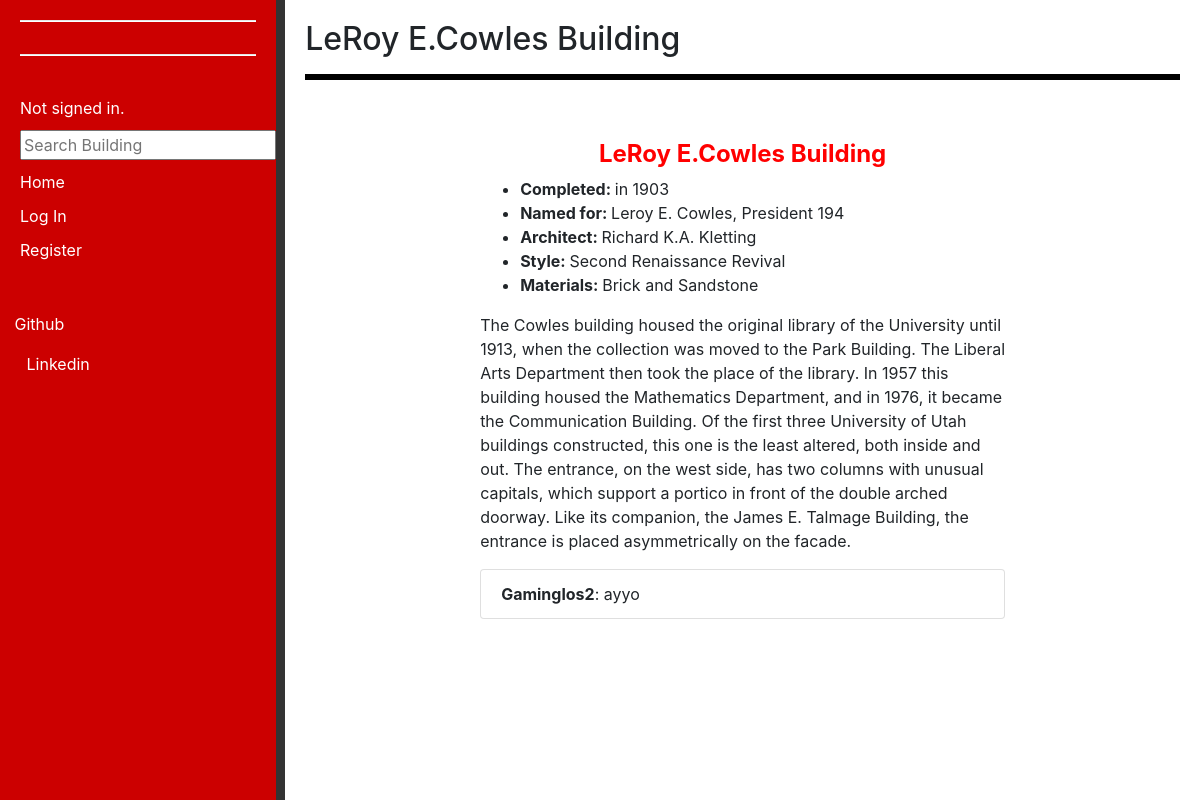
/listing/1, run on the app's committed database.
### encyclopedia/models.py (models this page shows, shortened)
class Listing(models.Model):
    title = models.CharField(max_length=100)
    description = models.CharField(max_length=100000)
    imageUrl = models.CharField(max_length=1000)
    Completed = models.CharField(max_length=30 ,null=True)
    NameFor = models.CharField(max_length=50, null=True)
    Architect = models.CharField(max_length=50, null=True)
    Style = models.CharField(max_length=50, null=True)
    Materials = models.CharField(max_length=50, null=True)
    Location = models.CharField(max_length=100, null=True)
    Address = models.CharField(max_length=500, null=True)
    Phone = models.CharField(max_length=20, null=True)
    isActive = models.BooleanField(default=True)
    author = models.ForeignKey(User,on_delete=models.CASCADE, blank=True, null=True, related_name="user")
    category = models.ForeignKey(Category, on_delete=models.CASCADE, blank=True, null=True, related_name="category")

class Comment(models.Model):
    author = models.ForeignKey(User, on_delete= models.CASCADE, blank=True, null=True, related_name="userComment")
    listing = models.ForeignKey(Listing, on_delete=models.CASCADE, blank=True, null=True, related_name="listingComment")
    message = models.CharField(max_length=200)

class User(AbstractUser):
    pass

### encyclopedia/views.py (the view)
# urls.py: path("listing/<int:id>", views.listing, name="listing"),
def listing(request, id):
    listingData = Listing.objects.get(pk=id)
    allComments = Comment.objects.filter(listing=listingData)
    return render(request, "encyclopedia/listing.html",{
        "listing": listingData,
        "allComments": allComments
    })

### encyclopedia/templates/encyclopedia/listing.html (shortened to what this page needs)
{% extends "encyclopedia/layout.html" %}
{% block body %}
    <h2>{{ listing.title }}</h2>
    <hr style="background-color: black; height: 5px;">
    <div id="des">
        <h4 style="margin-top: 20px; text-align: center; color: red;"><strong>{{ listing.title }}</strong></h4>
        <ul>
            <li><strong>Completed: </strong>{{ listing.Completed }}</li>
            <li><strong>Named for: </strong>{{ listing.NameFor }}</li>
            <li><strong>Architect: </strong>{{ listing.Architect }}</li>
            <li><strong>Style: </strong>{{ listing.Style }}</li>
            <li><strong>Materials: </strong>{{ listing.Materials }}</li>
        </ul>
        <p>{{ listing.description }}</p>
    </div>
    <div id="Comment">
        <ul style="width: 100%;" class="list-group">
            {% for comment in allComments %}
                <li  class="list-group-item">
                    <strong>{{comment.author}}</strong>: {{comment.message}}
                </li>
            {% endfor %}
        </ul>
    </div>
{% endblock %}

### encyclopedia/templates/encyclopedia/layout.html (shortened to what this page needs)
{% load static %}
<!DOCTYPE html>
<html lang="en">
    <head>
        <link rel="stylesheet" href="https://stackpath.bootstrapcdn.com/bootstrap/4.4.1/css/bootstrap.min.css">
        <link href="{% static 'encyclopedia/styles.css' %}" rel="stylesheet">
    </head>
    <body>
        <div class="" id="container">
            <div class="" id="left-section">
                <div id="left-content">
                    <hr style="background-color: white; height: 1px; margin-bottom: -1px;">
                    <hr style="background-color: white; height: 1px; margin-top: 9px;">
                    <div>
                        {% if user.is_authenticated %}
                            Signed in as <strong>{{ user.username }}</strong>.
                        {% else %}
                            Not signed in.
                        {% endif %}
                    </div>
                    <form action="{% url 'search' %}" method="POST">
                        <input id="menu" style="margin-top: 10px;" class="search" type="text" name="q" placeholder="Search Building">
                    </form>
                    <div style="margin-top: 10px;">
                        <a id="menu" style="margin-top: 20px;" href="{% url 'index' %}">Home</a>
                        {% if user.is_authenticated %}
                            <div style="margin-top: 10px;">
                                <a id="menu" href="{% url 'create' %}">Create Page</a>
                            </div>
                            <div style="margin-top: 10px;">
                                <a id="menu" href="{% url 'random_page' %}">About us</a>
                            </div>
                            <div style="margin-top: 10px;">
                                <a  class="" id="menu" href="{% url 'logout' %}">Log Out</a>
                            </div>
                        {% else %}
                            <div style="margin-top: 10px;">
                                <a class="a" id="menu" href="{% url 'login' %}">Log In</a>
                            </div style="margin-top: 10px;">
                            <div style="margin-top: 10px;">
                                <a class="" id="menu" href="{% url 'register' %}">Register</a>
                            </div>
                        {% endif %}
                    </div>
                    <div id="In4">
                        <p> <a style="color: white;" href="https://github.com/Tristanon">Github</a></p>
                        <p> <a style="color: white;" href="https://www.linkedin.com/in/tri-ho-2a4b58249/">Linkedin</a></p>
                    </div>
                </div>
            </div>
            <div id="connection" style="height: auto;">
            </div>
            <div class="" id="right-section">
                <div id="right-content">
                    {% block body %}
                    {% endblock %}
                </div>
            </div>
        </div>
    </body>
</html>

### encyclopedia/templates/encyclopedia/listing.html (style rules this page uses)
#des { margin-top: 40px; }
#des p,ul { width: 60%; display: block; margin-left: auto; margin-right: auto; }
#Comment { width: 60%; display: block; margin-left: auto; margin-right: auto; }

### encyclopedia/templates/encyclopedia/layout.html (style rules this page uses)
html,body { height: auto; }
#container { display: flex; height: auto; }
#left-section { background-color: #cc0000; width: 23%; height: auto%; }
#left-content { margin: 20px; color: white; }
#menu { color: white; }
#In4 { margin-top: 50px; margin-left: -10px; }
#connection { width: 1%; background-color: #333333; }
#right-section { min-height: 100vh; width: 100%; height: 100%; }
#right-content { margin: 20px; }

### data on the page
Listing: title "LeRoy E.Cowles Building", Completed "in 1903", NameFor "Leroy E. Cowles, President 194", Architect "Richard K.A. Kletting", Style "Second Renaissance Revival", Materials "Brick and Sandstone", description "The Cowles building housed the original library of the University until 1913, when the collection was moved to the Park Building. The Liberal Arts Department then took the place of the library. In 1957 this building housed the Mathematics Department, and in 1976, it became the Communication Building. Of the first three University of Utah buildings constructed, this one is the least altered, both inside and out. The entrance, on the west side, has two columns with unusual capitals, which support a portico in front of the double arched doorway. Like its companion, the James E. Talmage Building, the entrance is placed asymmetrically on the facade."
Comment: author "Gaminglos2", message "ayyo"
